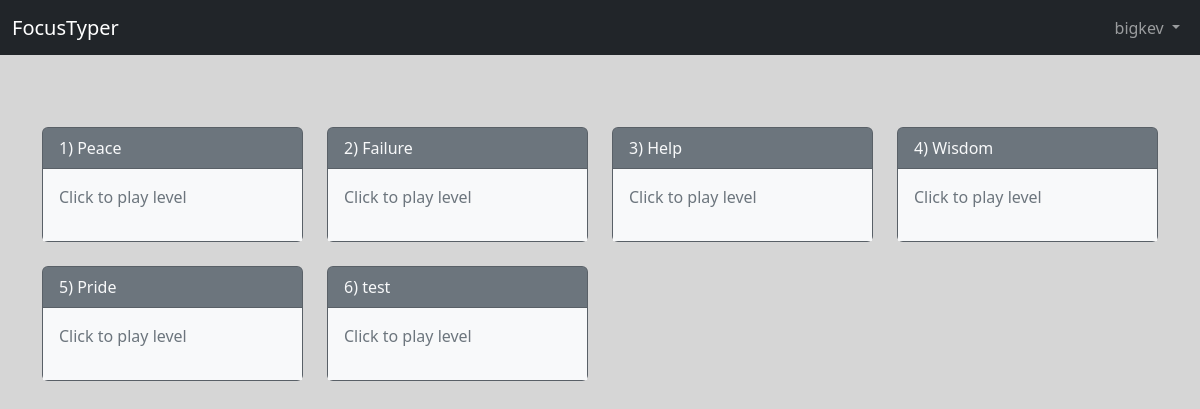
The page / (signed in) on the database its author committed.
### home/models.py (models this page shows, shortened)
class Level(models.Model):
    level_number = models.IntegerField(unique=True, default=None)
    level_title = models.CharField(max_length=50)
    level_text = models.CharField(max_length=500)

### home/views.py (the view)
# urls.py: 2. Add a URL to urlpatterns:  path('', views.home, name='home')
def home(request):
    levels = Level.objects.all()
    records = []
    user = request.user
    for level in levels:
        if user.is_authenticated:
            try:
                record = User_Level_Record.objects.get(level=level, user=user)
                records.append({'level': level, 'record': record})
            except User_Level_Record.DoesNotExist:
                records.append({'level': level, 'record': None})
        else:
            records.append({'level': level, 'record': None})
    context = {
        'records':records
    }
    return render(request, 'home.html', context)

### home/templates/home.html
{% extends 'base.html' %}
{% block content %}
	{% include 'navbar.html' %}
	<div class="container">
		<br><br><br>
		<div class="row row-cols-1 row-cols-md-4 g-4">
			{% for record in records %}
				<div class="col">
					<a href="{% url 'play' record.level.level_number %}" class="text-decoration-none">
						<div class="card text-bg-secondary mb-3 h-100">
							<div class="card-header bg-secondary text-light">
								{{record.level.level_number}}) {{record.level.level_title}}
							</div>
							<div class="card-body bg-light text-secondary">
								{% if record.record %}
									<div class="card-text">Score: {{ record.record.score }}</div>
									<div class="card-text">Speed: {{ record.record.speed }} wpm</div>
									<div class="card-text">Accuracy: {{ record.record.accuracy }}%</div>
									<div class="card-text">Focus: {{ record.record.focus }}%</div>
								{% else %}
									<div class="card-text">Click to play level</div>
								{% endif %}
							</div>
						</div>
					</a>
				</div>
			{% endfor %}
		</div>
	</div>
{% endblock %}

### home/templates/navbar.html (shortened to what this page needs)
<nav class="navbar navbar-expand bg-dark navbar-dark">
	<div class="container-fluid">
		<a class="navbar-brand" href="{% url 'home' %}">FocusTyper</a>
		<div class="justify-content-end" id="navbarNav">
			{% if user.is_authenticated %}
			<ul class="navbar-nav">
				<li class="nav-item dropdown">
					<a class="nav-link dropdown-toggle" role="button" data-bs-toggle="dropdown" aria-expanded="false">
						{{user.username}}
					</a>
				</li>
			</ul>
			{% endif %}
		</div>
	</div>
</nav>

### home/static/css/play.css (style rules this page uses)
html, body { height: 100vh; background-color: rgb(214, 214, 214); font-size: 16px; }
nav { height: 55px; }

### rows shown on the page
Level: level.level_number "1", level.level_title "Peace"
Level: level.level_number "2", level.level_title "Failure"
Level: level.level_number "3", level.level_title "Help"
Level: level.level_number "4", level.level_title "Wisdom"
Level: level.level_number "5", level.level_title "Pride"
Level: level.level_number "6", level.level_title "test"

### other values the page prints
{{ user.username }} "bigkev"
